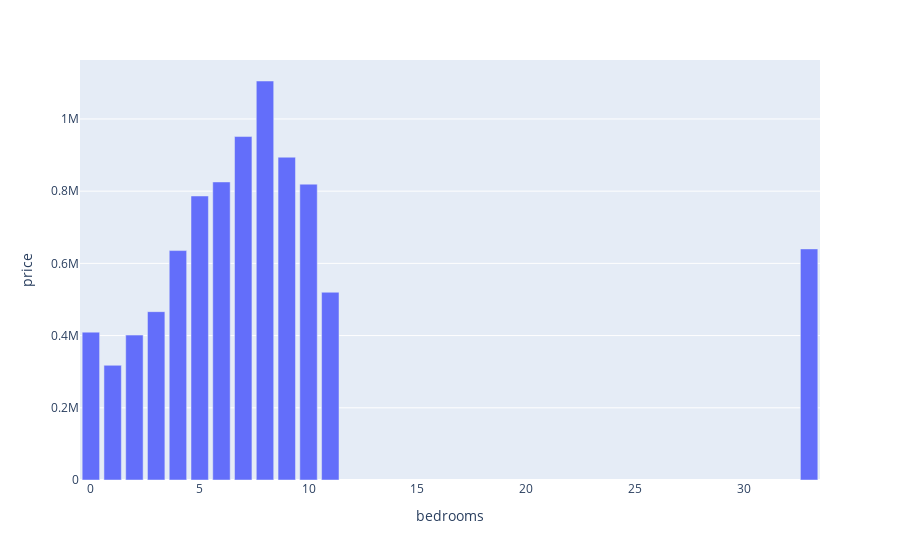

Notebook cell for this chart:
### Code cell
fig=px.bar(bedrooms_price, x='bedrooms', y='price')
fig.show()

### Figure 1 — Plotly figure (JSON) as saved in the notebook; plotly's stock layout.template omitted (floating-point values rounded to 4 significant figures)
{"data": [{"alignmentgroup": "True", "hovertemplate": "bedrooms=%{x}<br>price=%{y}<extra></extra>", "legendgroup": "", "marker": {"color": "#636efa"}, "name": "", "offsetgroup": "", "orientation": "v", "showlegend": false, "textposition": "auto", "type": "bar", "x": [8, 7, 9, 6, 10, 5, 33, 4, 11, 3, 0, 2, 1], "xaxis": "x", "y": [1105000.0, 951200.0, 894000.0, 825500.0, 819300.0, 786600.0, 640000, 635400.0, 520000, 466200.0, 409500.0, 401400.0, 317600.0], "yaxis": "y"}], "layout": {"barmode": "relative", "legend": {"tracegroupgap": 0}, "margin": {"t": 60}, "xaxis": {"anchor": "y", "domain": [0, 1], "title": {"text": "bedrooms"}}, "yaxis": {"anchor": "x", "domain": [0, 1], "title": {"text": "price"}}}}
